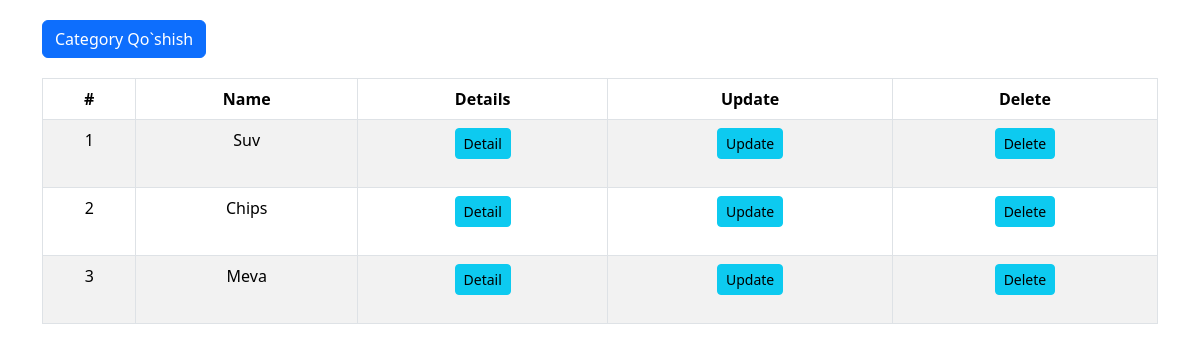
Screenshot of /back-office/category/list/ with the database file from the repository.
### goods/models.py (models this page shows, shortened)
class Category(models.Model):
    name = models.CharField(max_length=255)
    title = models.TextField()
    img = models.ImageField(upload_to='category_img')

### goods/back-office/category/views.py (the view)
# urls.py: path('list/', views.listCategory, name='listCategory'),
def listCategory(request):
    queryset = models.Category.objects.all()
    context = {}
    context['queryset'] = queryset
    return render(request, 'back-office/category/list.html', context)

### templates/back-office/category/list.html (shortened to what this page needs)
<!DOCTYPE html>
<html lang="en">
<head>
    <link href="https://cdn.jsdelivr.net/npm/bootstrap@5.3.3/dist/css/bootstrap.min.css" rel="stylesheet">
</head>
<body>
    <div class="container">
        <button type="button" class="btn btn-primary" data-bs-toggle="modal" data-bs-target="#exampleModal">
            Category Qo`shish
        </button>
        <table class="table table-bordered table-striped">
            <thead>
                <tr>
                    <th>#</th>
                    <th>Name</th>
                    <th>Details</th>
                    <th>Update</th>
                    <th>Delete</th>
                </tr>
            </thead>
            <tbody>
                {% for category in queryset %}
                <tr>
                    <td>{{ forloop.counter }}</td>
                    <td>{{ category.name }}</td>
                    <td><a href="{% url 'detailCategory' category.id %}" class="btn btn-info btn-sm">Detail</a></td>
                    <td><a href="{% url 'updateCategory' category.id %}" class="btn btn-info btn-sm">Update</a></td>
                    <td><a href="{% url 'deleteCategory' category.id %}" class="btn btn-info btn-sm">Delete</a></td>
                </tr>
                {% endfor %}
            </tbody>
        </table>
    </div>
</body>
</html>

### templates/back-office/category/list.html (style rules this page uses)
.container { margin-top: 20px; }
table { width: 100%; }
th, td { text-align: center; padding: 10px; }
th { background-color: #f8f9fa; }
tbody tr:nth-child(even) { background-color: #f2f2f2; }
.btn { margin-bottom: 20px; }

### rows the page displays
Category: name "Suv"
Category: name "Chips"
Category: name "Meva"
